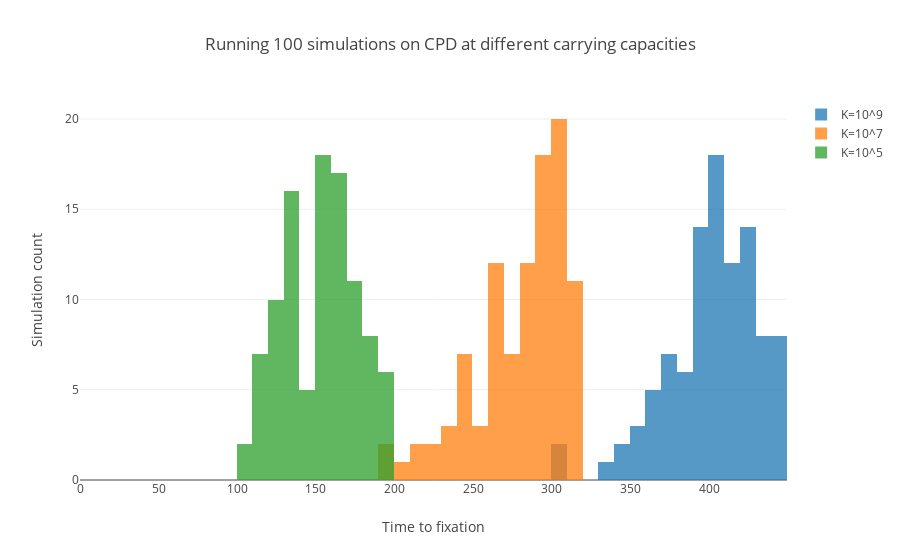
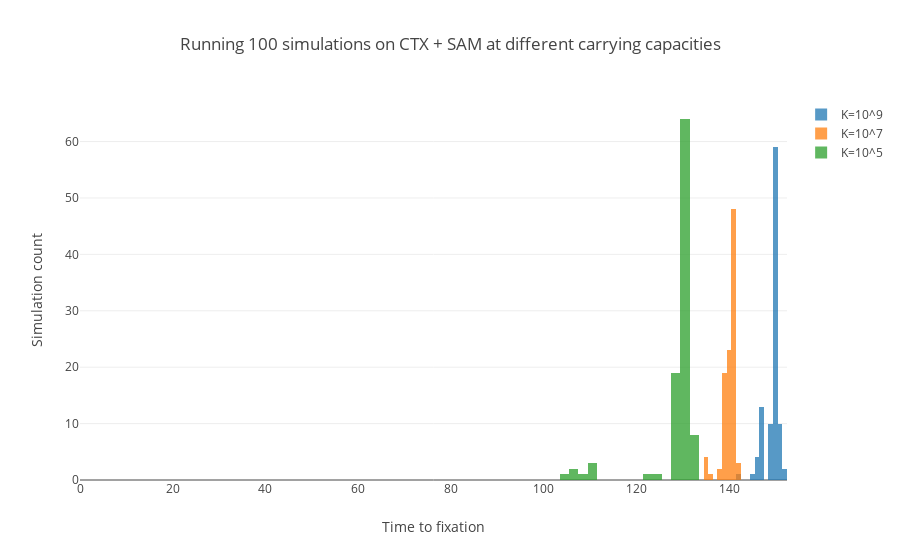

Notebook cell for these charts, in order:
### Markdown cell above
## Using histograms to display effect of carrying capacity

### Code cell
hist_carrying_cap(dataset2.loc['CPD'], [9, 7, 5, 3])
hist_carrying_cap(pairs[0], [9, 7, 5, 3], frequency=100)
